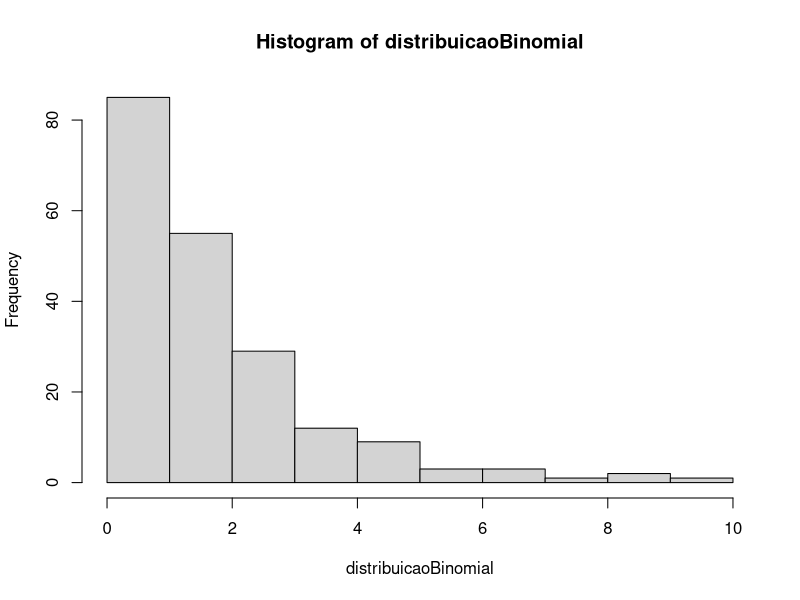

This figure's R source: (Note: this script raises an error after producing the figure.)
distribuicaoBinomial<-rnbinom(200,mu=2,size=5)
hist(distribuicaoBinomial)

poisson<-rpois(200,2)
hist(poison)

#centralização da base de dados

poissonCentralizado<- poisson-mean(poisson)

hist(poissonCentralizado)
